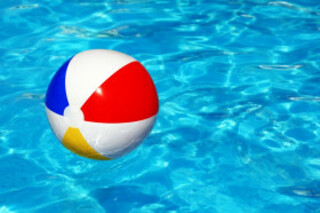
#> input picture object_center_detection/object.jpg, 320 x 213 px
$ python object_position.py base.jpg object.jpg
#> lines starting #> are read from the running program, lines starting #| are printed output that depends on the picture; after the words box and inside, x2 and y2 are one past the last pixel; in counts of white or black regions, pixels touching at a corner belong together
### object_center_detection/object_segmentation.py
import cv2
import numpy as np
import matplotlib.pyplot as plt

IMG_SIZE = (256,256)

#method for converting images to uint8
def convertUnit8(img):
  img2 = np.zeros_like(img)
  cv2.normalize(img, img2, 0, 255, cv2.NORM_MINMAX)
  img2 = np.uint8(img2)
  return img2

def image_subtraction(img1,img2):
    #convert images to uint8 as descibed in the paper
    #img1 = img1[:180][:]
    #img2 = img2[:][:280]
    print(img1.shape)
    print(img2.shape)
    img3 = convertUnit8(img1)
    img4 = convertUnit8(img2)
    return  cv2.subtract(img3,img4)

def binarization(img):
    #convert to grayscale
    gray = cv2.cvtColor(img, cv2.COLOR_BGR2GRAY)
    # Otsu's thresholding after Gaussian filtering
    blur = cv2.GaussianBlur(gray,(5,5),0)
    ret,threshold = cv2.threshold(blur,0,255,cv2.THRESH_BINARY+cv2.THRESH_OTSU)
    return threshold

def segment_object(base_img,img):
    base_img = cv2.imread(base_img,1)
    base_img = cv2.resize(base_img,IMG_SIZE)
    obj_img = cv2.imread(img,1)
    obj_img = cv2.resize(obj_img,IMG_SIZE)
    seg_img = binarization(image_subtraction(obj_img,base_img))

    fig, axs = plt.subplots(1,3)
    fig.suptitle('BaseImage, ObjectImage, SegmentedImage')
    axs[0].imshow(base_img)
    axs[1].imshow(obj_img)
    axs[2].imshow(seg_img)
    plt.show()

    return seg_img

def object_exist(seg_img):
    return True if 255 in seg_img else False

def get_main_object(seg_img):
    imge = cv2.erode(seg_img,np.ones((8,8),np.uint8))

    fig, axs = plt.subplots(1,2)
    fig.suptitle('SegmentedImage, FilteredImages')
    axs[0].imshow(seg_img)
    axs[1].imshow(imge)
    plt.show()

    return imge


# [12 lines that do not run on import are left out]

### object_center_detection/object_position.py
import cv2
import numpy as np
import matplotlib.pyplot as plt
import sys
from object_segmentation import IMG_SIZE, segment_object, get_main_object

IMG_SIZE = (256,256)
X_CENTER = int(256//2)
IGNORE_GAP = 10

x_i, y_i = -1, -1

def click_event(event,x,y,flags,params):
    global x_i, y_i
    if event == cv2.EVENT_LBUTTONDOWN:
        x_i, y_i = x, y

def clickPoint(img):
#> called with img = 'object.jpg'
    img = cv2.imread(img)
#> img is the input picture: shape (213, 320, 3); mean B, G, R 201.4, 162.9, 40.2
    img = cv2.resize(img, IMG_SIZE)
#> img: shape (256, 256, 3)
    cv2.imshow("window",img)
    cv2.setMouseCallback("window",click_event)
    cv2.waitKey(5000)
    print("Click : [",x_i," ",y_i,"]")


def get_object_center(img):
    M = cv2.moments(img)
    x = int(M['m10'] / M['m00'])
    y = int(M['m01'] / M['m00'])
    return np.array([x, y])

# get the gap betweeb center of the detected object and center of the camera image
def get_X_gap(baseImg,cameraImg):
    img_seg = segment_object(baseImg,cameraImg)
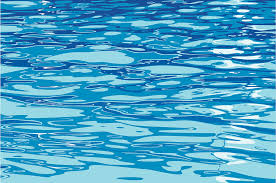
#> input picture object_center_detection/base.jpg, 276 x 183 px
#> in segment_object, base_img is the input picture: shape (183, 276, 3); mean B, G, R 201.8, 164, 74.1
#> in segment_object, `base_img = cv2.resize(base_img,IMG_SIZE)`:
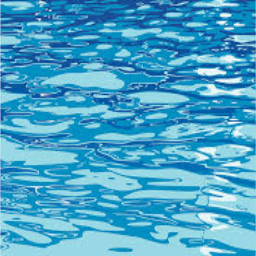
#> base_img: shape (256, 256, 3); mean B, G, R 201.7, 163.9, 74
#| (256, 256, 3)
#| (256, 256, 3)
#> in image_subtraction, `return  cv2.subtract(img3,img4)`:
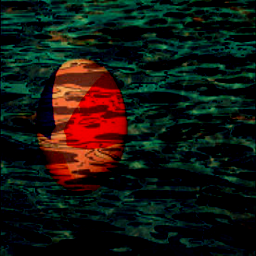
#> returned value: shape (256, 256, 3); mean of channels 0, 1, 2 17.5, 24, 21.6; drawn as B, G, R
#> in binarization, `gray = cv2.cvtColor(img, cv2.COLOR_BGR2GRAY)`:
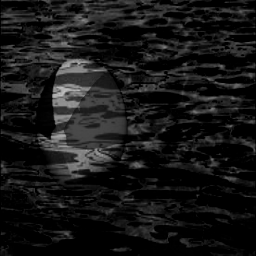
#> gray: shape (256, 256); min 0, max 193, mean 22.5
#> in binarization, `ret,threshold = cv2.threshold(blur,0,255,cv2.THRESH_BINARY+cv2.THRESH_..`:
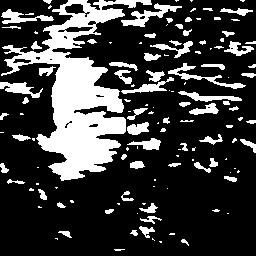
#> threshold: shape (256, 256); 23.8% white; 131 white regions (64 under 20 px), largest, box (x1, y1, x2, y2) and area: (1, 0, 152, 181) 9253, (121, 3, 182, 27) 457, (168, 63, 246, 89) 390
#> in binarization, `ret,threshold = cv2.threshold(blur,0,255,cv2.THRESH_BINARY+cv2.THRESH_..`: ret = 35
    img_obj = get_main_object(img_seg)
#> in get_main_object, `imge = cv2.erode(seg_img,np.ones((8,8),np.uint8))`:
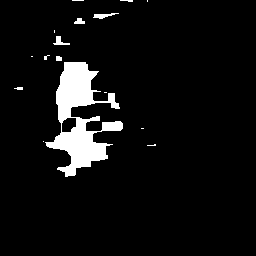
#> imge: shape (256, 256); 6.1% white; 16 white regions (10 under 20 px), largest, box (x1, y1, x2, y2) and area: (45, 62, 123, 177) 3713, (93, 13, 119, 19) 77, (53, 36, 70, 45) 70, (74, 18, 85, 24) 47, (56, 56, 62, 61) 28, (14, 87, 23, 90) 21
    center = get_object_center(img_obj)
#> in get_object_center, `M = cv2.moments(img)`: M = moments, m00 1026630, centre m10/m00, m01/m00 = (79.76, 111.6)
#> in get_object_center, `x = int(M['m10'] / M['m00'])`: x = 79
#> in get_object_center, `y = int(M['m01'] / M['m00'])`: y = 111
#> center = [79, 111]
    print("Center : ", center)
#| Center :  [ 79 111]
    gap = center[0] - X_CENTER
#> gap = -49

    showImg = cv2.imread(cameraImg)
    showImg = cv2.resize(showImg,IMG_SIZE)
    showImg[:,X_CENTER-5:X_CENTER+5,0] = np.ones_like(showImg[:,X_CENTER-5:X_CENTER+5,0])
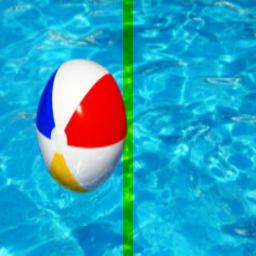
#> showImg: shape (256, 256, 3); mean B, G, R 193.3, 162.8, 40.1
    showImg = cv2.circle(showImg,(center[0],center[1]),radius=4,color=(255,0,0),thickness=-1)
#> showImg: shape (256, 256, 3); 0.07% of pixels changed, all inside (x1, y1, x2, y2) = (75, 107, 84, 116)
    plt.title("Center of the object and offset line")
    plt.imshow(showImg)
    plt.show()

    return gap

def left_forward_right(gap):
    if gap < 0 and abs(gap) > IGNORE_GAP:
        return "turn_left"
    elif gap > 0 and abs(gap) > IGNORE_GAP:
        return "turn_right"
    else:
        return "go_forward"

if __name__ == "__main__":
    imgb = sys.argv[1]
    imgo = sys.argv[2]
    clickPoint(imgo)
    gap = get_X_gap(imgb,imgo)
#> gap = -49
